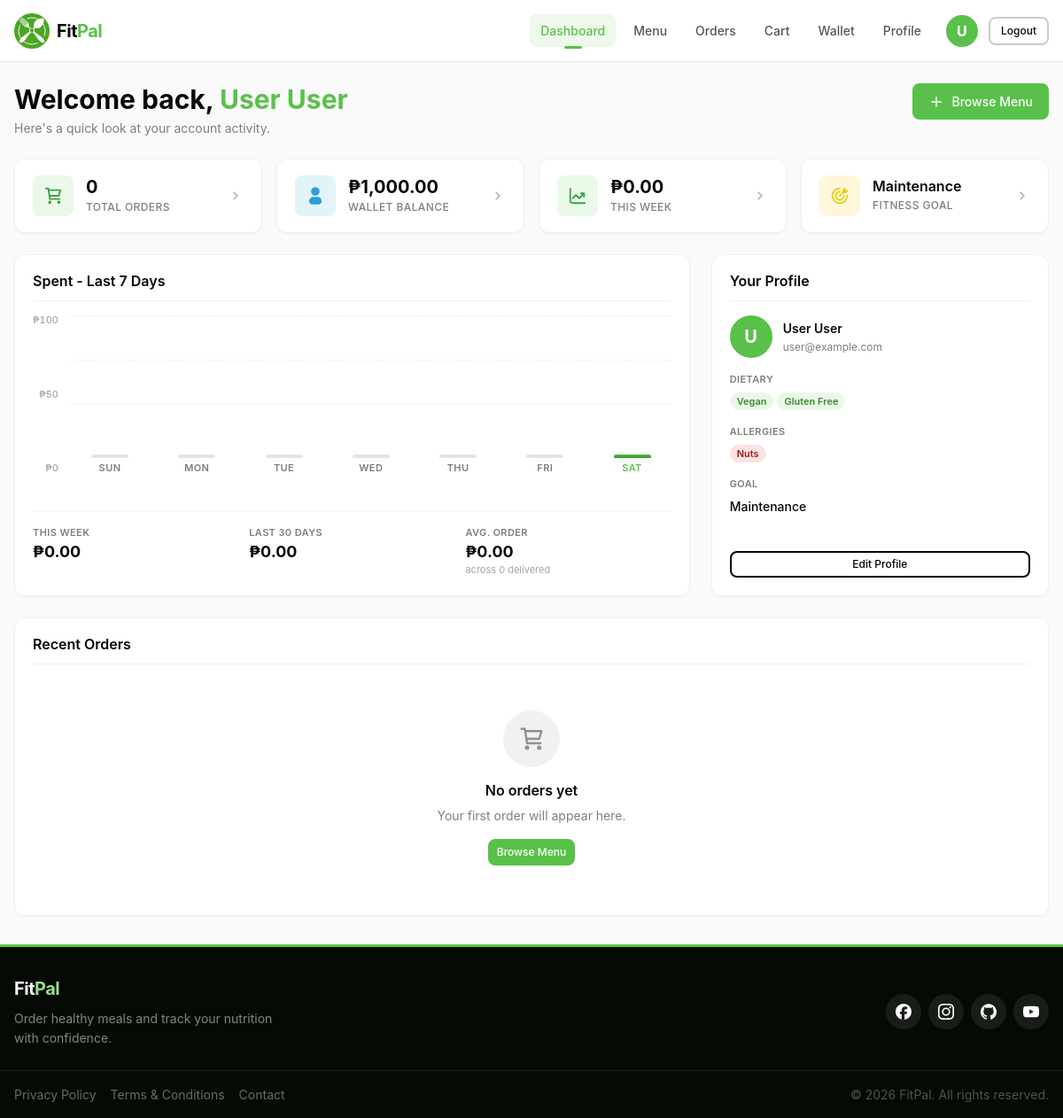
The page /customer/pages/dashboard.php (signed in) on the database its author committed.
### tables this page shows
CREATE TABLE customer (
    customer_id INT AUTO_INCREMENT PRIMARY KEY,
    first_name VARCHAR(50) NOT NULL,
    middle_name VARCHAR(50) NULL,
    last_name VARCHAR(50) NOT NULL,
    birthdate DATE NULL,
    gender VARCHAR(10) NULL CHECK (
        gender IN ('Male', 'Female', 'Other')
    ),
    email VARCHAR(100) NOT NULL UNIQUE,
    contact_number VARCHAR(15) NULL,
    username VARCHAR(30) NULL UNIQUE,
    password VARCHAR(255) NOT NULL,
    date_created TIMESTAMP DEFAULT CURRENT_TIMESTAMP,
    is_active TINYINT(1) DEFAULT 1,
    INDEX idx_email (email),
    INDEX idx_username (username),
    INDEX idx_contact_number (contact_number)
) COMMENT = 'Customer account information';

CREATE TABLE customer_profile (
    customer_profile_id INT AUTO_INCREMENT PRIMARY KEY,
    customer_id INT NOT NULL UNIQUE,
    financial_account_id INT NOT NULL UNIQUE,
    profile_picture VARCHAR(255) NULL,
    dietary_preferences TEXT NULL,
    allergies TEXT NULL,
    fitness_goal VARCHAR(30) NULL CHECK (
        fitness_goal IN (
            'weight_loss',
            'muscle_gain',
            'maintenance'
        )
    ),
    height_cm DECIMAL(5, 2) NULL CHECK (
        height_cm IS NULL
        OR height_cm > 0
    ),
    weight_kg DECIMAL(5, 2) NULL CHECK (
        weight_kg IS NULL
        OR weight_kg > 0
    ),
    FOREIGN KEY (customer_id) REFERENCES customer (customer_id) ON DELETE CASCADE,
    FOREIGN KEY (financial_account_id) REFERENCES financial_account (financial_account_id) ON DELETE CASCADE,
    INDEX idx_customer_id (customer_id),
    INDEX idx_financial_account_id (financial_account_id)
) COMMENT = 'Customer profile with dietary and health information';

### customer/pages/dashboard.php (the view, shortened to what the rows shown need)
<?php
require_once __DIR__ . '/../includes/header.php';
require_once __DIR__ . '/../backend/database/dashboard-queries.php';
$customerId = (int)$_SESSION['customer_id'];
$userName   = $_SESSION['user_name'] ?? 'Customer';
$profile      = [];
try {
    $profile      = getDashboardProfileSnapshot($database_connection, $customerId);
} catch (PDOException $e) {
    error_log('Dashboard query error: ' . $e->getMessage());
}
function parseCsvTags(?string $raw): array
{
    return array_values(array_filter(
        array_map('trim', explode(',', $raw)),
        static fn($v) => $v !== '' && strtolower($v) !== 'none'
    ));
}
$dietaryTags = parseCsvTags($profile['dietary_preferences'] ?? null);
$allergyTags = parseCsvTags($profile['allergies'] ?? null);
$fitnessGoal = (string)($profile['fitness_goal'] ?? '');
$fullName    = trim(($profile['first_name'] ?? '') . ' ' . ($profile['last_name'] ?? ''));
$fitnessGoalLabel = match ($fitnessGoal) {
    'weight_loss' => 'Weight Loss',
    'muscle_gain' => 'Muscle Gain',
    'maintenance' => 'Maintenance',
    default       => 'Not set',
};
?>
<div class="content dashboard-page">
    <div class="container">
        <header class="dashboard-header">
            <div class="dashboard-greeting">
                <h1 class="heading-2">
                    Welcome back, <span><?php echo htmlspecialchars($userName, ENT_QUOTES, 'UTF-8'); ?></span>
                </h1>
            </div>
        </header>
        <section class="stats-grid" aria-label="Account summary">
            <a href="profile.php" class="stat-card">
                <div class="stat-info">
                    <p class="stat-number stat-number-text">
                        <?php echo htmlspecialchars($fitnessGoalLabel, ENT_QUOTES, 'UTF-8'); ?>
                    </p>
                    <p class="stat-label">Fitness Goal</p>
                </div>
            </a>
        </section>
        <div class="dashboard-row dashboard-row-primary">
            <section class="dashboard-card analytics-card" id="analytics" aria-labelledby="analytics-title">
                <div class="card-header">
                    <h2 class="heading-5" id="analytics-title">Spent - Last 7 Days</h2>
                </div>
            </section>
            <aside class="dashboard-card profile-snapshot-card" aria-labelledby="profile-snapshot-title">
                <div class="card-header">
                    <h2 class="heading-5" id="profile-snapshot-title">Your Profile</h2>
                </div>
                <div class="profile-snapshot">
                    <div class="snapshot-avatar-row">
                        <div class="snapshot-avatar" aria-hidden="true">
                            <?php echo htmlspecialchars(strtoupper(substr($fullName ?: 'U', 0, 1)), ENT_QUOTES, 'UTF-8'); ?>
                        </div>
                        <div class="snapshot-name-block">
                            <p class="snapshot-name">
                                <?php echo htmlspecialchars($fullName ?: 'Customer', ENT_QUOTES, 'UTF-8'); ?></p>
                            <p class="snapshot-email">
                                <?php echo htmlspecialchars($profile['email'] ?? '—', ENT_QUOTES, 'UTF-8'); ?></p>
                        </div>
                    </div>
                    <?php if (!empty($dietaryTags)): ?>
                    <div class="snapshot-section">
                        <div class="snapshot-tags">
                            <?php foreach ($dietaryTags as $tag): ?>
                            <span class="tag tag-diet">
                                <?php echo htmlspecialchars(ucwords(str_replace('_', ' ', $tag)), ENT_QUOTES, 'UTF-8'); ?>
                            </span>
                            <?php endforeach; ?>
                        </div>
                    </div>
                    <?php endif; ?>
                    <?php if (!empty($allergyTags)): ?>
                    <div class="snapshot-section">
                        <div class="snapshot-tags">
                            <?php foreach ($allergyTags as $tag): ?>
                            <span class="tag tag-allergen">
                                <?php echo htmlspecialchars(ucwords(str_replace('_', ' ', $tag)), ENT_QUOTES, 'UTF-8'); ?>
                            </span>
                            <?php endforeach; ?>
                        </div>
                    </div>
                    <?php endif; ?>
                    <div class="snapshot-section">
                        <span class="snapshot-label">Goal</span>
                        <span
                            class="snapshot-value"><?php echo htmlspecialchars($fitnessGoalLabel, ENT_QUOTES, 'UTF-8'); ?></span>
                    </div>
                </div>
            </aside>
        </div>
        <section class="dashboard-card orders-card" aria-labelledby="recent-orders-title">
            <div class="card-header">
                <h2 class="heading-5" id="recent-orders-title">Recent Orders</h2>
            </div>
        </section>
    </div>
</div>
<?php require_once __DIR__ . '/../../shared/includes/footer.php'; ?>

### customer/includes/header.php (shortened to what the rows shown need)
<?php
require_once __DIR__ . '/../backend/database/customer-connect.php';
function getCustomerAssetBase(): string {
    $scriptPath = $_SERVER['SCRIPT_NAME'];
    $dirPath    = dirname($scriptPath);
    $segments   = array_filter(explode('/', $dirPath));
    $depth      = count($segments);
    return str_repeat('../', $depth) . 'shared/';
}
$assetBase = getCustomerAssetBase();
$isLoggedIn  = false;
$userName    = '';
$userInitial = '';
if (isset($_SESSION['customer_id']) && !empty($_SESSION['customer_id'])) {
    $isLoggedIn = true;
    try {
        $stmt = $database_connection->prepare(
            "SELECT first_name, last_name FROM customer WHERE customer_id = :id LIMIT 1"
        );
        $stmt->execute([':id' => $_SESSION['customer_id']]);
        $customerData = $stmt->fetch(PDO::FETCH_ASSOC);
        if ($customerData) {
            $userName    = trim($customerData['first_name'] . ' ' . $customerData['last_name']);
            $userInitial = strtoupper(substr($customerData['first_name'], 0, 1));
        }
    } catch (PDOException $e) {
    }
}
$currentPage = basename($_SERVER['PHP_SELF']);
$pageCssMap = [
    'sign-in.php'   => 'sign-in.css',
    'sign-up.php'   => 'sign-up.css',
    'dashboard.php' => 'dashboard.css',
    'menu.php'      => 'menu.css',
    'orders.php'    => 'orders.css',
    'cart.php'      => 'cart.css',
    'checkout.php'  => 'checkout.css',
    'wallet.php'    => 'wallet.css',
    'profile.php'   => 'profile.css',
];
$pageCssFile = $pageCssMap[$currentPage] ?? '';
$pageCssPath = '';
if (!empty($pageCssFile) && file_exists(__DIR__ . '/../assets/css/' . $pageCssFile)) {
    $pageCssPath = '../assets/css/' . $pageCssFile;
}
?>
<!DOCTYPE html>
<html lang="en">
<head>
    <link rel="stylesheet" href="<?php echo $assetBase; ?>assets/css/global.css">
    <link rel="stylesheet" href="<?php echo $assetBase; ?>assets/css/header.css">
    <link rel="stylesheet" href="../assets/css/header.css">
    <?php if (!empty($pageCssPath)): ?>
    <link rel="stylesheet" href="<?php echo $pageCssPath; ?>">
    <?php endif; ?>
</head>
<body>
    <header class="header customer-header" role="banner">
        <div class="header-container">
            <nav class="header-nav" id="mainNav" role="navigation" aria-label="Customer navigation">
                <?php if ($isLoggedIn): ?>
                <div class="nav-actions">
                    <div class="user-profile-circle"
                        title="<?php echo htmlspecialchars($userName, ENT_QUOTES, 'UTF-8'); ?>">
                        <?php if (!empty($userInitial)): ?>
                        <span
                            class="user-initial"><?php echo htmlspecialchars($userInitial, ENT_QUOTES, 'UTF-8'); ?></span>
                        <?php else: ?>
                        <img src="<?php echo $assetBase; ?>assets/images/icons/user-profile-circle.svg" alt="Profile"
                            class="profile-icon">
                        <?php endif; ?>
                    </div>
                </div>
                <?php endif; ?>
            </nav>
        </div>
    </header>
    <main class="main-content" role="main">

### rows shown on the page
customer: first_name "U"
customer_profile: fitness_goal "Maintenance", customer.last_name "U", customer.last_name "User User", customer.email "user@example.com", dietary_preferences "Vegan", dietary_preferences "Gluten Free", allergies "Nuts"

### other values the page prints
$userName "User User"
$counts['total_orders'] "0"
formatCurrency($counts['wallet_balance']) "₱1,000.00"
formatCurrency($spend['weekly_spend']) "₱0.00"
$grid "100"
$grid "50"
$grid "0"
$day['short'] "SUN"
$day['short'] "MON"
$day['short'] "TUE"
$day['short'] "WED"
$day['short'] "THU"
$day['short'] "FRI"
$day['short'] "SAT"
formatCurrency($spend['monthly_spend']) "₱0.00"
